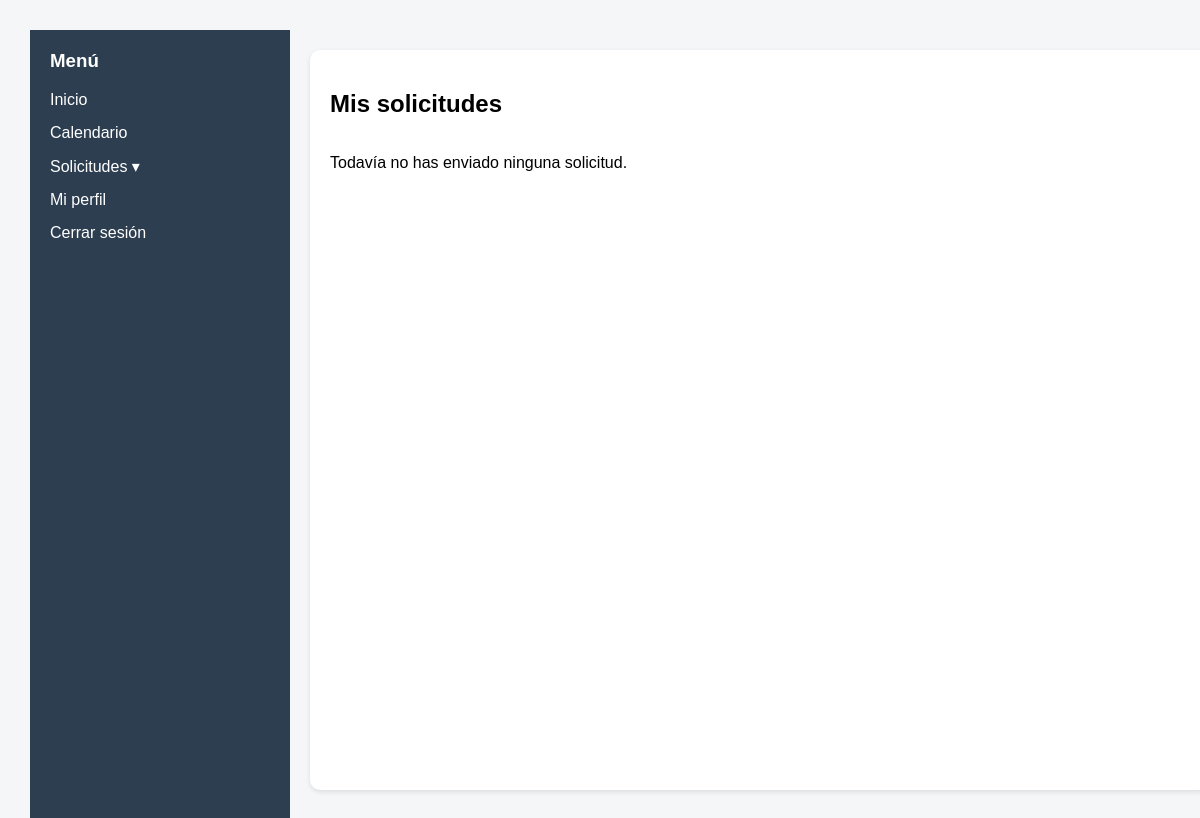
Page /frontend/views/mis_solicitudes.php (signed in) on the earlier database version.
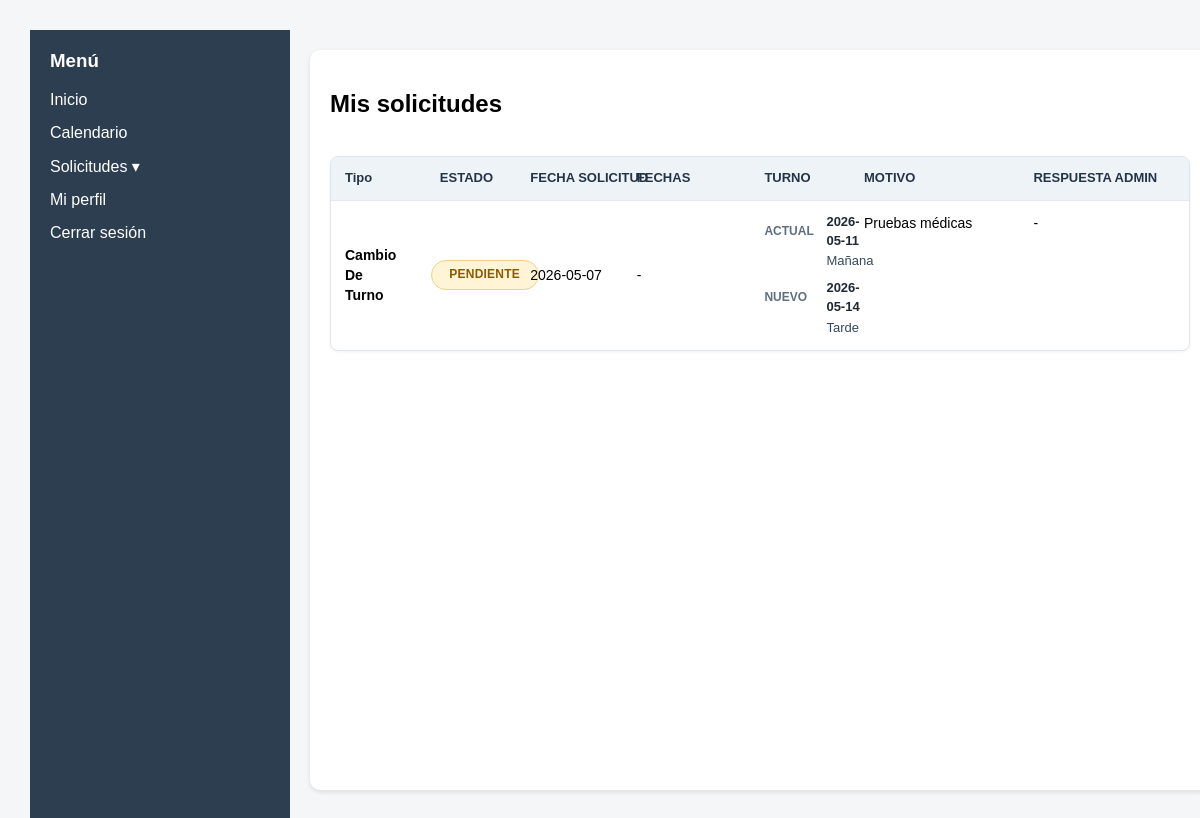
Same page on the later database version.
### tables this page shows
CREATE TABLE SOLICITUD (
    id_solicitud INTEGER PRIMARY KEY AUTOINCREMENT,
    tipo TEXT NOT NULL,
    motivo TEXT,
    estado TEXT NOT NULL,
    fecha_solicitud TEXT NOT NULL,
    id_empleado INTEGER NOT NULL, fecha_inicio TEXT, fecha_fin TEXT, fecha_turno_actual TEXT, turno_actual TEXT, fecha_turno_nuevo TEXT, turno_nuevo TEXT, respuesta_admin TEXT,
    FOREIGN KEY (id_empleado) REFERENCES EMPLEADO(id_empleado)
);

### frontend/views/mis_solicitudes.php (the view, shortened to what this page needs)
<?php include '../components/header.php'; ?>
<?php include '../components/layout.php'; ?>
<?php
$db = getDB();
$idEmpleado = $_SESSION['id_empleado'];
$solicitudes = [];
try {
  $stmt = $db->prepare("
    SELECT
      id_solicitud,
      tipo,
      motivo,
      estado,
      fecha_solicitud,
      fecha_inicio,
      fecha_fin,
      fecha_turno_actual,
      turno_actual,
      fecha_turno_nuevo,
      turno_nuevo,
      respuesta_admin
    FROM SOLICITUD
    WHERE id_empleado = :id_empleado
    ORDER BY fecha_solicitud DESC, id_solicitud DESC
  " );
  $stmt->execute([
    ':id_empleado' => $idEmpleado
  ]);
  $solicitudes = $stmt->fetchAll(PDO::FETCH_ASSOC) ?: [];
} catch (Exception $e) {
  $solicitudes = [];
  $error = 'No se pudieron cargar las solicitudes del usuario.';
}
function mostrarTipoSolicitud($tipo)
{
  $tipos = [
    'vacaciones' => 'Vacaciones',
    'cambio_turno' => 'Cambio de turno'
  ];
  return $tipos[$tipo] ?? $tipo;
}
function mostrarEstadoSolicitud($estado)
{
  $estados = [
    'pendiente' => 'Pendiente',
    'aprobada' => 'Aprobada',
    'rechazada' => 'Rechazada'
  ];
  return $estados[$estado] ?? $estado;
}
?>
<main>
  <div class="card">
    <h2>Mis solicitudes</h2>
    <?php if (count($solicitudes) === 0): ?>
      <p>Todavía no has enviado ninguna solicitud.</p>
    <?php else: ?>
      <table class="requests-table">
        <thead>
          <tr>
            <th>Tipo</th>
            <th>Estado</th>
            <th>Fecha solicitud</th>
            <th>Fechas</th>
            <th>Turno</th>
            <th>Motivo</th>
            <th>Respuesta admin</th>
          </tr>
        </thead>
        <tbody>
          <?php foreach ($solicitudes as $solicitud): ?>
            <tr>
              <td><?php echo htmlspecialchars(mostrarTipoSolicitud($solicitud['tipo'])); ?></td>
              <td>
                <span class="status status-<?php echo htmlspecialchars($solicitud['estado']); ?>">
                  <?php echo htmlspecialchars(mostrarEstadoSolicitud($solicitud['estado'])); ?>
                </span>
              </td>
              <td><?php echo htmlspecialchars($solicitud['fecha_solicitud']); ?></td>
              <td>
                <?php if ($solicitud['tipo'] === 'vacaciones'): ?>
                  <?php echo htmlspecialchars($solicitud['fecha_inicio'] ?? ''); ?>
                  -
                  <?php echo htmlspecialchars($solicitud['fecha_fin'] ?? ''); ?>
                <?php else: ?>
                  -
                <?php endif; ?>
              </td>
              <td>
                <?php if ($solicitud['tipo'] === 'cambio_turno'): ?>
                  <div class="shift-change">
                    <div class="shift-change-row">
                      <span>Actual</span>
                      <strong><?php echo htmlspecialchars($solicitud['fecha_turno_actual'] ?? ''); ?></strong>
                      <em><?php echo htmlspecialchars($solicitud['turno_actual'] ?? ''); ?></em>
                    </div>
                    <div class="shift-change-row">
                      <span>Nuevo</span>
                      <strong><?php echo htmlspecialchars($solicitud['fecha_turno_nuevo'] ?? ''); ?></strong>
                      <em><?php echo htmlspecialchars($solicitud['turno_nuevo'] ?? ''); ?></em>
                    </div>
                  </div>
                <?php else: ?>
                  -
                <?php endif; ?>
              </td>
              <td><?php echo nl2br(htmlspecialchars($solicitud['motivo'] ?? '')); ?></td>
              <td>
                <?php echo nl2br(htmlspecialchars($solicitud['respuesta_admin'] ?? '-')); ?>
              </td>
            </tr>
          <?php endforeach; ?>
        </tbody>
      </table>
    <?php endif; ?>
  </div>
</main>
<?php include '../components/footer.php'; ?>

Differences in the rows shown:
added solicitud: tipo "Cambio De Turno", estado "PENDIENTE", fecha_solicitud "2026-05-07", fecha_turno_actual "2026-05-11", turno_actual "Mañana", fecha_turno_nuevo "2026-05-14", turno_nuevo "Tarde", motivo "Pruebas médicas", respuesta_admin "-"
Other differences:
text no longer shown: "Todavía no has enviado ninguna solicitud."
text now shown: "Tipo ESTADO FECHA SOLICITUD FECHAS TURNO MOTIVO RESPUESTA ADMIN"
